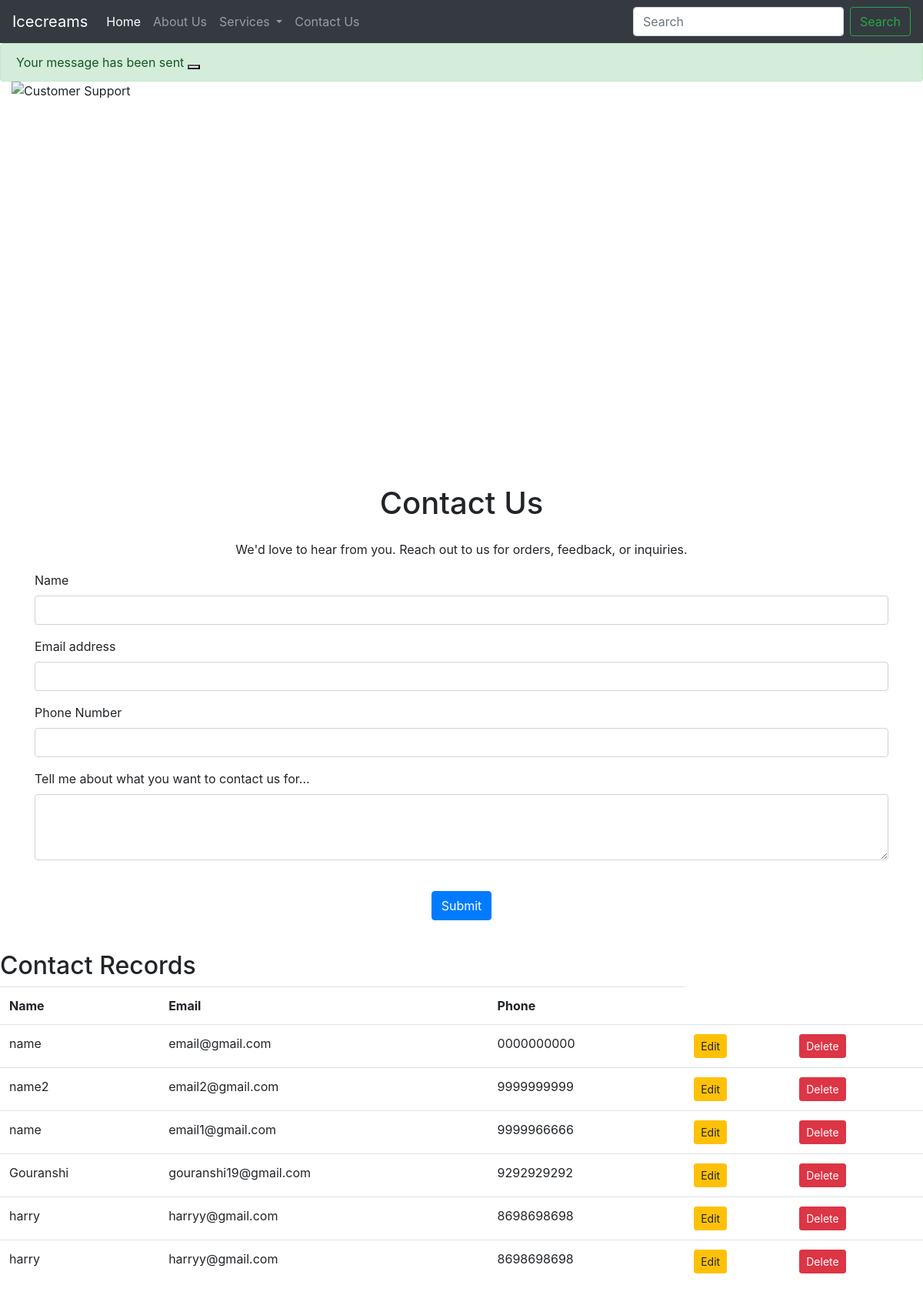
/contact, run on an earlier commit of the app's database.
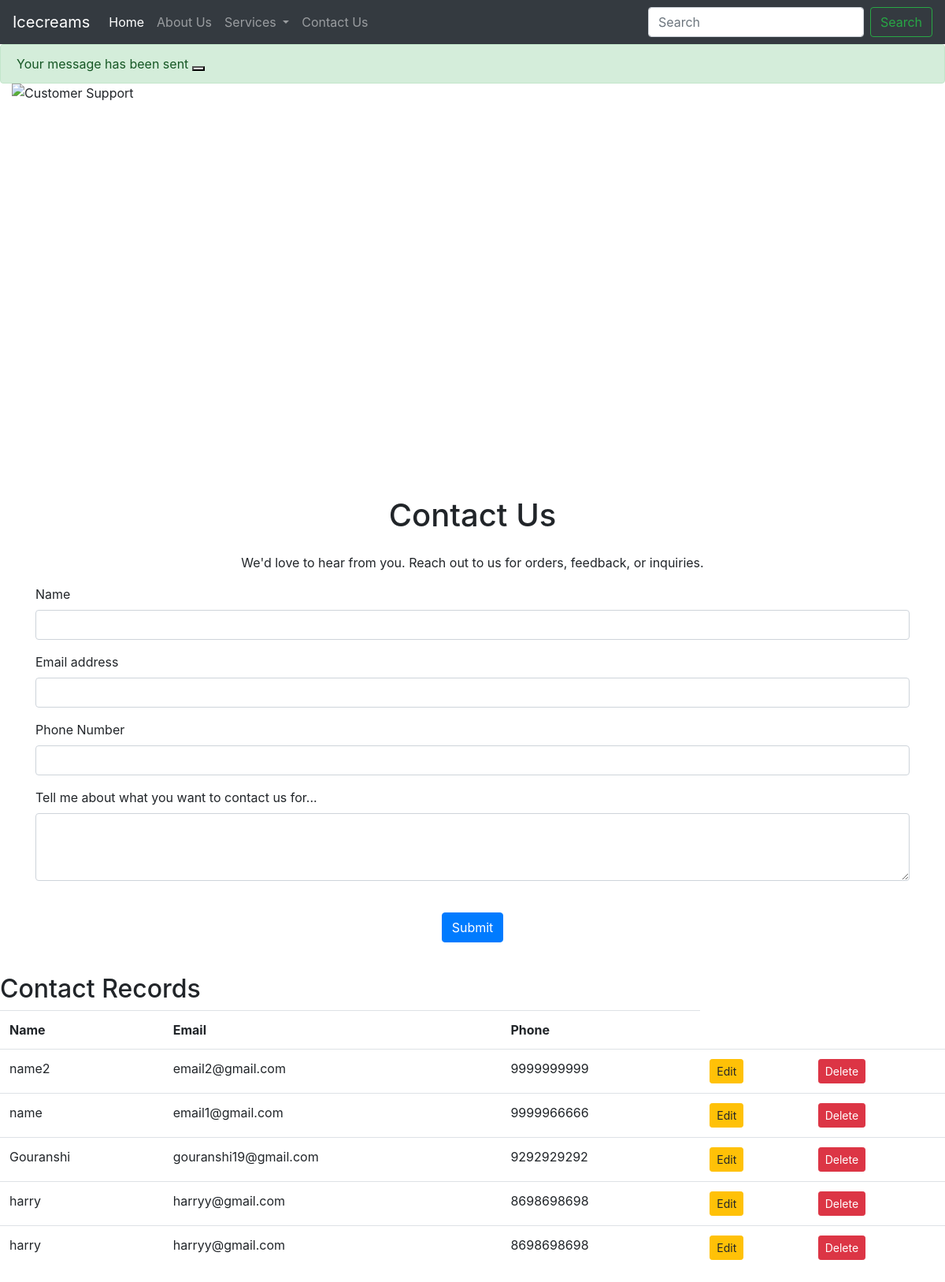
And on a later commit of the database.
### home/models.py (models this page shows, shortened)
class Contact(models.Model):
    name = models.CharField(max_length=122)
    email = models.CharField(max_length=122)
    phone = models.CharField(max_length=12)
    desc = models.TextField()
    date = models.DateField()

### home/views.py (the view, shortened to what this page needs)
# urls.py: path("contact", views.contact, name='contact'),
def contact(request):
    all_contacts = Contact.objects.all()
    messages.success(request, "Your message has been sent")
    return render(request, 'contact.html', {'contacts': all_contacts})

### templates/contact.html (shortened to what this page needs)
{% extends "base.html" %}
{% block body %}
<div class="container-fluid">
    <img src="https://images.unsplash.com/photo-1556740749-887f6717d7e4?auto=format&fit=crop&w=1600&q=80"
        class="d-block w-100" style="height:500px; object-fit:cover;" alt="Customer Support">
    <h1 class="text-center my-4">Contact Us</h1>
    <p class="text-center">
        We'd love to hear from you. Reach out to us for orders, feedback, or inquiries.
    </p>
</div>
<form method="post" action="/contact">
<div class="container">
    <div class="form-group">
        <label for="name">Name</label>
        <input type="text" class="form-control" id="name" name="name">
    </div>
    <div class="form-group">
        <label for="email">Email address</label>
        <input type="email" class="form-control" id="email" name="email">
    </div>
    <div class="form-group">
        <label for="phone">Phone Number</label>
        <input type="phone" class="form-control" id="phone" name="phone">
    </div>
    <div class="form-group">
        <label for="desc">Tell me about what you want to contact us for...</label>
        <textarea class="form-control" id="desc" name="desc" rows="3"></textarea>
    </div>
<p class="text-center"> <button class="btn btn-primary my-4">Submit</button> </p>
</div>
</form>
<h2>Contact Records</h2>
<table class="table">
    <tr>
        <th>Name</th>
        <th>Email</th>
        <th>Phone</th>
    </tr>
    {% for contact in contacts %}
    <tr>
        <td>{{ contact.name }}</td>
        <td>{{ contact.email }}</td>
        <td>{{ contact.phone }}</td>
        <td><a href="/update/{{contact.id}}" class="btn btn-sm btn-warning">Edit</a></td>
        <td>
        <a href="/delete/{{contact.id}}" class="btn btn-sm btn-danger">
            Delete
        </a>
        </td>
    </tr>
    {% endfor %}
</table>
{% endblock body %}

What changed in the data, as far as the page shows it:
removed Contact: name "name", email "email@gmail.com", phone "0000000000"
